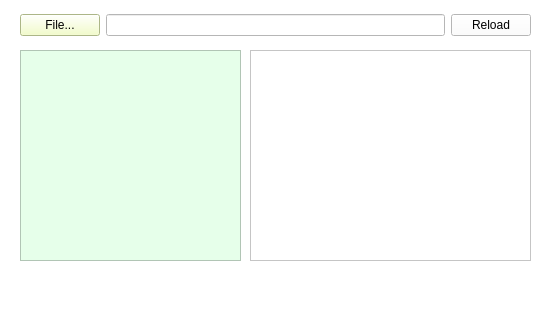
<?xml version="1.0" encoding="UTF-8"?>
<ui version="4.0">
 <class>MainWindow</class>
 <widget class="QMainWindow" name="MainWindow">
  <property name="geometry">
   <rect>
    <x>0</x>
    <y>0</y>
    <width>550</width>
    <height>313</height>
   </rect>
  </property>
  <property name="windowTitle">
   <string>MainWindow</string>
  </property>
  <property name="styleSheet">
   <string notr="true">background-color: rgb(255, 255, 255);
font: 25 11pt &quot;나눔스퀘어라운드OTF Light&quot;;</string>
  </property>
  <widget class="QWidget" name="centralwidget">
   <widget class="QWidget" name="horizontalLayoutWidget">
    <property name="geometry">
     <rect>
      <x>20</x>
      <y>10</y>
      <width>511</width>
      <height>31</height>
     </rect>
    </property>
    <layout class="QHBoxLayout" name="horizontalLayout">
     <item>
      <widget class="QPushButton" name="btn_File">
       <property name="styleSheet">
        <string notr="true">background-color: rgb(241, 255, 189);</string>
       </property>
       <property name="text">
        <string>File...</string>
       </property>
      </widget>
     </item>
     <item>
      <widget class="QLineEdit" name="txt_file"/>
     </item>
     <item>
      <widget class="QPushButton" name="btn_reload">
       <property name="text">
        <string>Reload</string>
       </property>
      </widget>
     </item>
    </layout>
   </widget>
   <widget class="QListView" name="lv_filelist">
    <property name="geometry">
     <rect>
      <x>20</x>
      <y>50</y>
      <width>221</width>
      <height>211</height>
     </rect>
    </property>
    <property name="styleSheet">
     <string notr="true">background-color: rgb(230, 255, 234);</string>
    </property>
   </widget>
   <widget class="QTextBrowser" name="txt_result">
    <property name="geometry">
     <rect>
      <x>250</x>
      <y>50</y>
      <width>281</width>
      <height>211</height>
     </rect>
    </property>
   </widget>
  </widget>
  <widget class="QMenuBar" name="menubar">
   <property name="geometry">
    <rect>
     <x>0</x>
     <y>0</y>
     <width>550</width>
     <height>23</height>
    </rect>
   </property>
  </widget>
  <widget class="QStatusBar" name="statusbar"/>
 </widget>
 <resources/>
 <connections/>
</ui>
